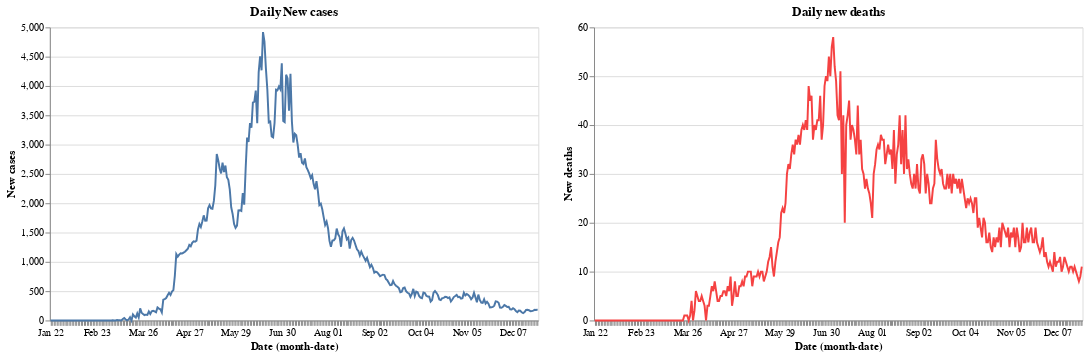

Notebook cell for this chart:
### Code cell
red= alt.value("#f54242")
    
base.encode(y='New cases').properties(title='Daily New cases')|base.encode(y='New deaths',color=red).properties(title='Daily new deaths')

### Figure 1 — Vega-Lite specification as saved in the notebook (floating-point values rounded to 4 significant figures; data arrays with more than 128 entries replaced by an {"elided": "..."} marker saying what was removed)
{"config": {"view": {"continuousWidth": 400, "continuousHeight": 300}}, "hconcat": [{"mark": "line", "encoding": {"x": {"type": "ordinal", "field": "Date", "timeUnit": "monthdate"}, "y": {"type": "quantitative", "field": "New cases"}}, "title": "Daily New cases", "width": 500}, {"mark": "line", "encoding": {"color": {"value": "#f54242"}, "x": {"type": "ordinal", "field": "Date", "timeUnit": "monthdate"}, "y": {"type": "quantitative", "field": "New deaths"}}, "title": "Daily new deaths", "width": 500}], "data": {"name": "data-c4fb2a5af3d2083668dc732ac07a5740"}, "$schema": "https://vega.github.io/schema/vega-lite/v4.8.1.json", "datasets": {"data-c4fb2a5af3d2083668dc732ac07a5740": {"elided": "338 records"}}}
